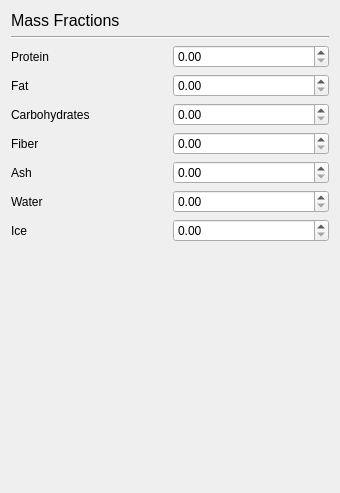
      <widget class="QWidget" name="MatTab">
       <property name="geometry">
        <rect>
         <x>0</x>
         <y>0</y>
         <width>340</width>
         <height>493</height>
        </rect>
       </property>
       <attribute name="label">
        <string>Material Properties</string>
       </attribute>
       <layout class="QVBoxLayout" name="verticalLayout">
        <item>
         <widget class="QLabel" name="label">
          <property name="font">
           <font>
            <pointsize>12</pointsize>
           </font>
          </property>
          <property name="text">
           <string>Mass Fractions</string>
          </property>
         </widget>
        </item>
        <item>
         <widget class="Line" name="line">
          <property name="orientation">
           <enum>Qt::Horizontal</enum>
          </property>
         </widget>
        </item>
        <item>
         <layout class="QHBoxLayout" name="horizontalLayout_7">
          <item>
           <widget class="QLabel" name="label_2">
            <property name="text">
             <string>Protein</string>
            </property>
           </widget>
          </item>
          <item>
           <widget class="QDoubleSpinBox" name="spinMPro">
            <property name="maximum">
             <double>1.000000000000000</double>
            </property>
            <property name="singleStep">
             <double>0.100000000000000</double>
            </property>
           </widget>
          </item>
         </layout>
        </item>
        <item>
         <layout class="QHBoxLayout" name="horizontalLayout_6">
          <item>
           <widget class="QLabel" name="label_3">
            <property name="text">
             <string>Fat</string>
            </property>
           </widget>
          </item>
          <item>
           <widget class="QDoubleSpinBox" name="spinMFat">
            <property name="maximum">
             <double>1.000000000000000</double>
            </property>
            <property name="singleStep">
             <double>0.100000000000000</double>
            </property>
           </widget>
          </item>
         </layout>
        </item>
        <item>
         <layout class="QHBoxLayout" name="horizontalLayout_5">
          <item>
           <widget class="QLabel" name="label_4">
            <property name="text">
             <string>Carbohydrates</string>
            </property>
           </widget>
          </item>
          <item>
           <widget class="QDoubleSpinBox" name="spinMCar">
            <property name="maximum">
             <double>1.000000000000000</double>
            </property>
            <property name="singleStep">
             <double>0.100000000000000</double>
            </property>
           </widget>
          </item>
         </layout>
        </item>
        <item>
         <layout class="QHBoxLayout" name="horizontalLayout_4">
          <item>
           <widget class="QLabel" name="label_5">
            <property name="text">
             <string>Fiber</string>
            </property>
           </widget>
          </item>
          <item>
           <widget class="QDoubleSpinBox" name="spinMFib">
            <property name="maximum">
             <double>1.000000000000000</double>
            </property>
            <property name="singleStep">
             <double>0.100000000000000</double>
            </property>
           </widget>
          </item>
         </layout>
        </item>
        <item>
         <layout class="QHBoxLayout" name="horizontalLayout_3">
          <item>
           <widget class="QLabel" name="label_6">
            <property name="text">
             <string>Ash</string>
            </property>
           </widget>
          </item>
          <item>
           <widget class="QDoubleSpinBox" name="spinMAsh">
            <property name="maximum">
             <double>1.000000000000000</double>
            </property>
            <property name="singleStep">
             <double>0.100000000000000</double>
            </property>
           </widget>
          </item>
         </layout>
        </item>
        <item>
         <layout class="QHBoxLayout" name="horizontalLayout_2">
          <item>
           <widget class="QLabel" name="label_7">
            <property name="text">
             <string>Water</string>
            </property>
           </widget>
          </item>
          <item>
           <widget class="QDoubleSpinBox" name="spinMWat">
            <property name="maximum">
             <double>1.000000000000000</double>
            </property>
            <property name="singleStep">
             <double>0.100000000000000</double>
            </property>
           </widget>
          </item>
         </layout>
        </item>
        <item>
         <layout class="QHBoxLayout" name="horizontalLayout">
          <item>
           <widget class="QLabel" name="label_8">
            <property name="text">
             <string>Ice</string>
            </property>
           </widget>
          </item>
          <item>
           <widget class="QDoubleSpinBox" name="spinMIce">
            <property name="maximum">
             <double>1.000000000000000</double>
            </property>
            <property name="singleStep">
             <double>0.100000000000000</double>
            </property>
           </widget>
          </item>
         </layout>
        </item>
        <item>
         <spacer name="verticalSpacer">
          <property name="orientation">
           <enum>Qt::Vertical</enum>
          </property>
          <property name="sizeHint" stdset="0">
           <size>
            <width>20</width>
            <height>254</height>
           </size>
          </property>
         </spacer>
        </item>
       </layout>
       <zorder>line</zorder>
       <zorder>label</zorder>
       <zorder>verticalSpacer</zorder>
      </widget>
